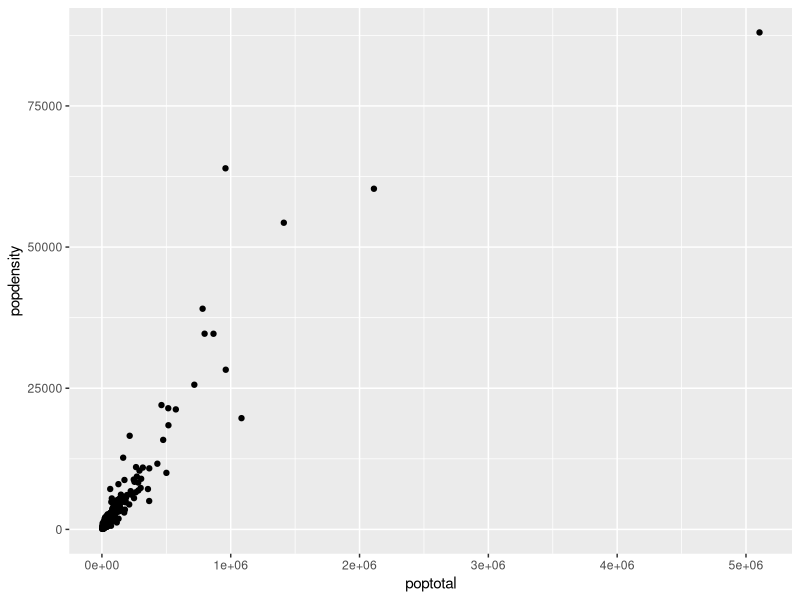
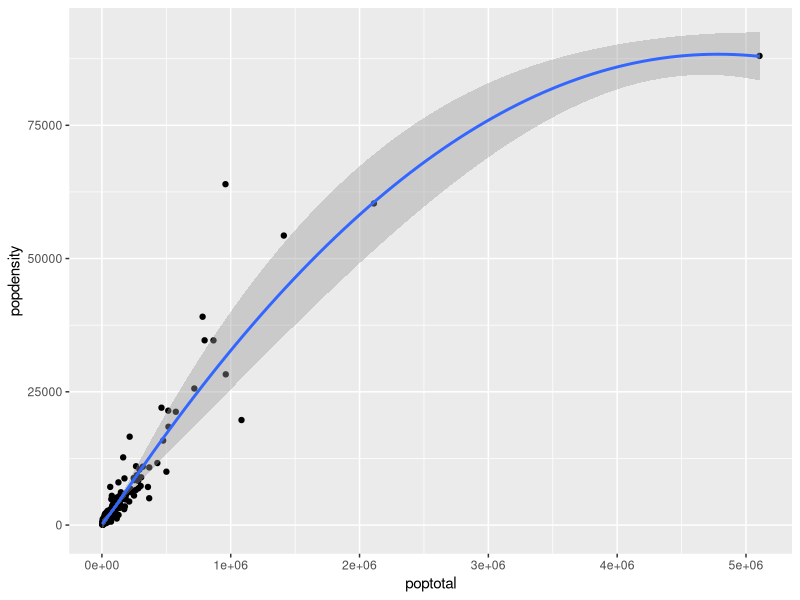
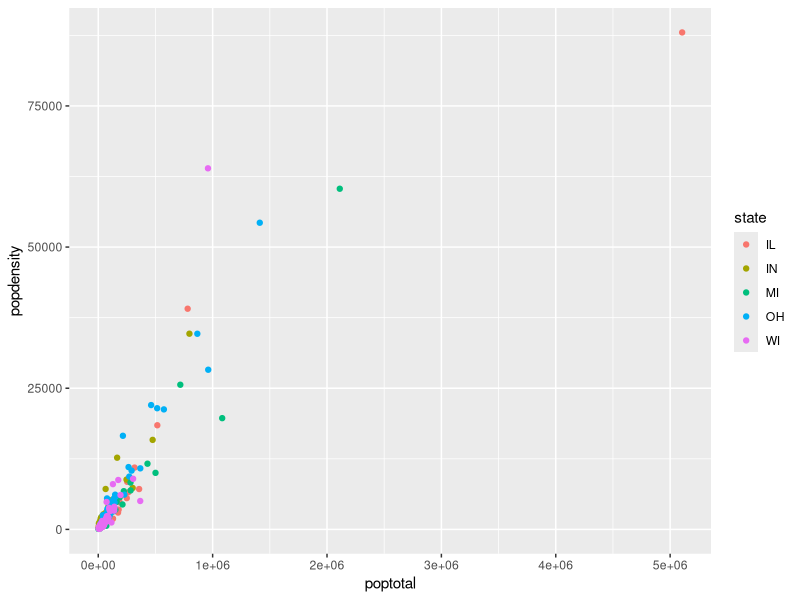
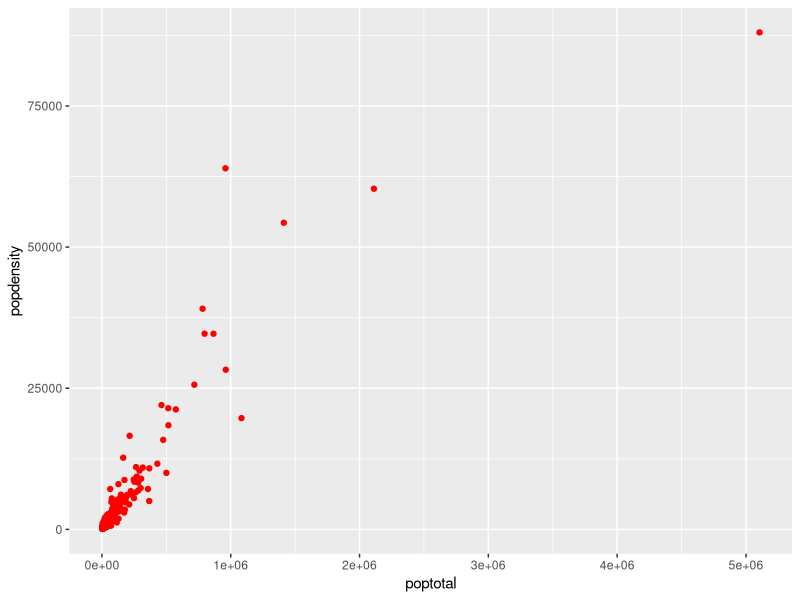
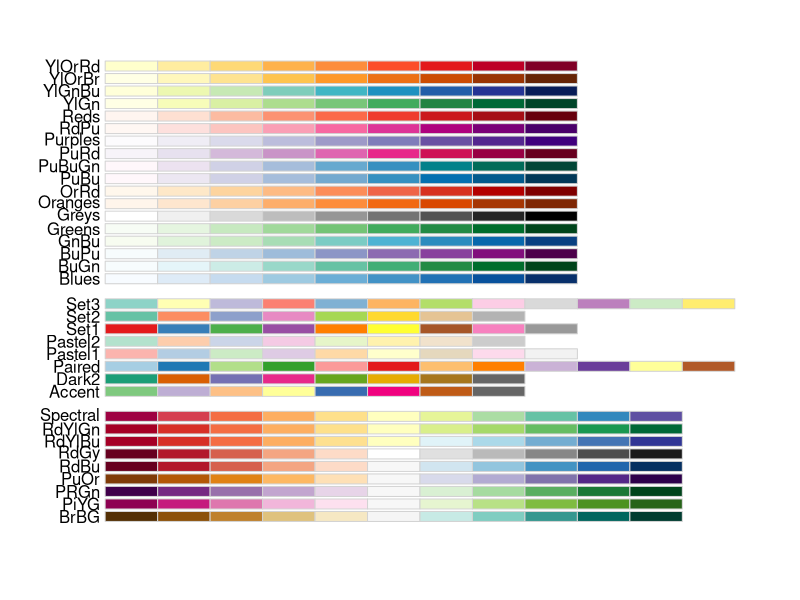
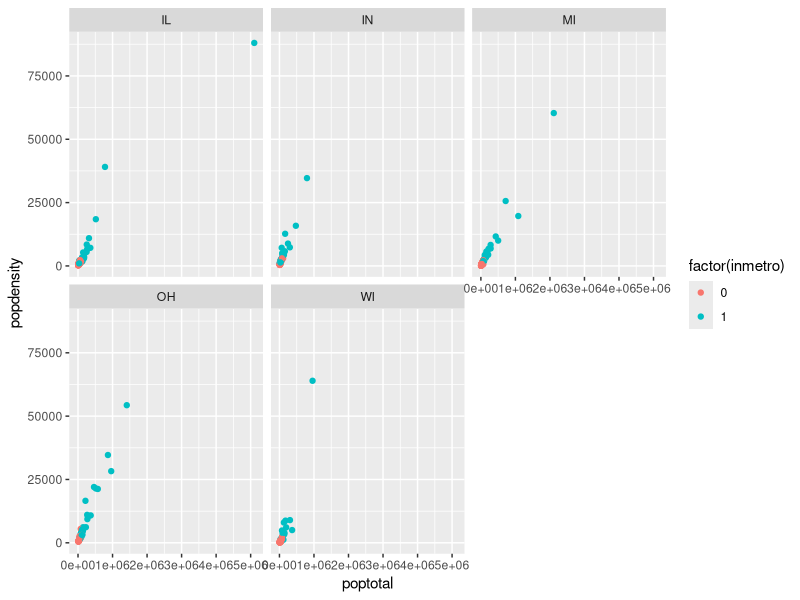

Write the R code that produced these figures, in order. (Note: this script raises an error after producing the figures.)
## ---- chunk 1
knitr::opts_chunk$set(echo = TRUE)
## ---- chunk 2

library(dplyr)
library(tidyr)
library(ggplot2)


## ---- chunk 3

data("midwest")

# Example x = total population & y = population density
ggplot(data=midwest) + 
  geom_point(mapping = aes(x = poptotal, y = popdensity))


# Example x = percollege & y = peradultpoverty

## ---- chunk 4

# #1 
# ggplot(data=midwest) + 
#   geom_col(mapping = aes(x = state, y = poptotal))


## ---- chunk 5

ggplot(data=midwest, mapping = aes(x = poptotal, y = popdensity)) + 
  geom_point() +
  geom_smooth()

# Example x = percollege & y = peradultpoverty
## ---- chunk 6

ggplot(data=midwest) + 
  geom_point(mapping = aes(x = poptotal, y = popdensity, color = state))

# Added Outside #

ggplot(data=midwest) + 
  geom_point(mapping = aes(x = poptotal, y = popdensity), color = "red")

# Example x = percollege & y = peradultpoverty
## ---- chunk 7

state_education <- midwest %>%
  mutate(HighSchool = poptotal*(perchsd/100),
         College = poptotal*(percollege/100),
         ProfDegree = poptotal*(percprof/100))

state_education <- state_education %>% 
  select(state, HighSchool, College, ProfDegree ) %>% 
  gather(key = Education, value = Population, -state)


#geom_col()
#fill = 




# #2
# ggplot(data = state_education) +
#   geom_col(mapping = aes(x = state, y = Population, fill = Education ),
#            position = "fill")

## ---- chunk 8

library(RColorBrewer)
par(mar=c(3,4,2,2))
display.brewer.all()


# ggplot(data = state_education) +
#   geom_col(mapping = aes(x = state, y = Population, fill = Education )) +
#   scale_y_reverse()


 # scale_fill_brewer(palette = "Dark2")
 # scale_y_reverse()


## ---- chunk 9


# coord_flip()+
# coord_polar()
# x = ""


## ---- chunk 10

ggplot(data=midwest) + 
  geom_point(mapping = aes(x = poptotal, y = popdensity, color = factor(inmetro)))+
  facet_wrap(~state)



#midwest <- midwest %>% 
#  mutate(location = if_else(inmetro == 0, "Rural", "Metro"))

# geom_point()
# color = 
# facet_wrap(~)

## ---- chunk 11

library(ggrepel)

# Get the counties that have the highest percentages of poverty by state
most_poverty <- midwest %>% 
  group_by(state) %>% 
  top_n(1, wt = percadultpoverty) %>% #Select highest poverty by county
  unite(county_state,county,state,sep = " ") #County and state labels


# Without ggrepel

# ggplot(data=midwest) +
#   geom_point(mapping = aes(x = percollege, y = percadultpoverty,
#                            color = location))+
#   geom_label(data = most_poverty, aes(x = percollege, y = percadultpoverty, label = county_state),
#              alpha = 0.5) + #opacity
#   labs(title = "Scatterplot of Poverty by Education Percentage",
#        x = "Percent college educated",
#        y = "Percent of adults below poverty line") +
#   xlim(-10, 50) # change the x-axis limits
  
# With ggrepel


# midwest <- midwest %>%
#   mutate(location = if_else(inmetro == 0, "Rural", "Metro"))
# 
# ggplot(data=midwest) +
#   geom_point(mapping = aes(x = percollege, y = percadultpoverty,
#                            color = location))+
#   geom_label_repel(data = most_poverty, aes(x = percollege, y = percadultpoverty, label = county_state),
#              alpha = 0.8) +
#   labs(title = "Scatterplot of Poverty by Education Percentage",
#        x = "Percent college educated",
#        y = "Percent of adults below poverty line",
#        color = "Metro or Rural")



## ---- chunk 12

#state_shape <- map_data("state")

Italy_shape <- map_data("italy")

ggplot(Italy_shape)+
  geom_polygon(
    mapping = aes(x = long, y = lat, group = group), #, fill = region
    color = "white", # outline colour,
    size = .1 # outline size
  ) + 
  coord_map()+ #map coordinate system
  labs(title = "Outline Map of Italian Tertiary Administrative Units")

## ---- chunk 13

USA <- read.csv("2022_US_Population.csv")


USA <- USA %>% 
  mutate(state = tolower(state))

state_shape <- map_data("state") %>% 
  rename(state = region) %>%   #same names in the different frames
  left_join(USA, by = "state")



ggplot(state_shape)+
  geom_polygon(
    mapping = aes(x = long, y = lat, group = group, fill = population), #, fill = region
    color = "white", # outline colour,
    linewidth = .1 # outline size
  ) + 
  coord_map()+ #map coordinate system
  labs(title = "", fill = "State Population")
  




## ---- chunk 14

library(ggrepel)

Italy_shape <- map_data("italy")

Italy_cities <- data.frame( city = c("Rome", "Naples", "Milan") ,long = c(12.49, 14.31, 9.19), lat = c(41.90, 40.85, 45.46) )

ggplot(Italy_shape)+
  geom_polygon(
    mapping = aes(x = long, y = lat, group = group), #, fill = region
    color = "white", # outline colour,
    linewidth = .1 # outline size
  ) + 
  geom_point(
    data = Italy_cities,
    mapping = aes(x = long, y = lat),
    colour = "green"
  )+
  geom_label_repel(data = Italy_cities,
                   mapping = aes(x = long, y = lat, label = city),
                   alpha = 0.8)+
  coord_map()+ #map coordinate system
  labs(title = "Outline Map of Italian Tertiary Administrative Units",
       x = "Longitude",
       y = "Latitude")


## EXAMPLE ##

US_Cities <- read.csv("US_Cities.csv")

# state_shape




## ---- chunk 15


USA_Ohio <- map_data("county","ohio")
table(midwest$county[midwest$state == "OH"])

